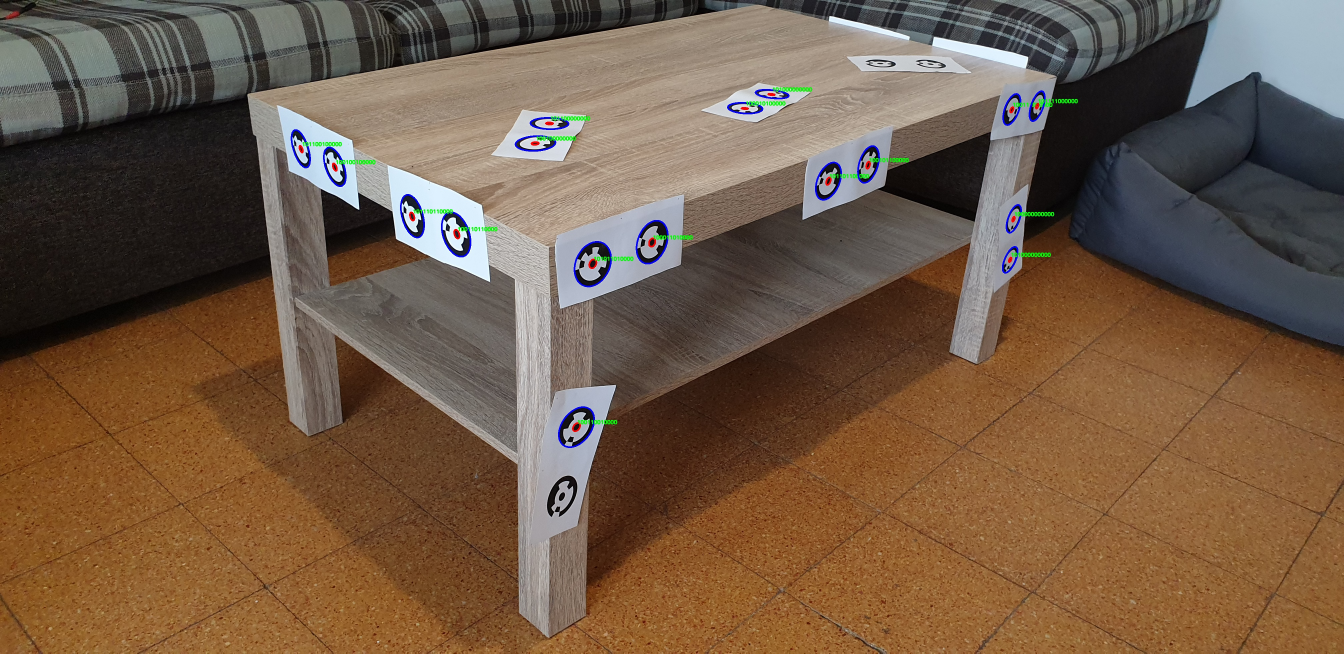
#> input picture Digital/Project/20210325_121501_coded.jpg, 4032 x 1960 px, given in place of car_template.jpg, which was not available (shown at 1/3 size)
$ python part2_targets.py
#> lines starting #> are read from the running program, lines starting #| are printed output that depends on the picture; pictures that were not available may be replaced by others from this repository, and a replacement may not be noted
import cv2
import numpy as np
from matplotlib import pyplot as plt


def generalized_hough(img, template):
    """

    :param img: reference image
    :param template: target to detect
    :return: center point of detected object
    """
    ght = cv2.createGeneralizedHoughBallard()
    ght.setTemplate(template)
    [position, votes] = ght.detect(img)
    position, votes = position.squeeze(), votes.squeeze()

    # max_idx = np.argmax(votes, axis=0)
    # x, y = position[max_idx[0], :2]
    x, y = position[:2]

    return [x, y]


# [81 lines left out: functions hough_circles, plot_circles, not called in this run]


if __name__ == '__main__':
    # path = r'images\0001.jpg'
    # image = cv2.imread(path, 0)
    # # gray = cv2.cvtColor(image, cv2.COLOR_BGR2GRAY)
    # resized = cv2.resize(image, (510, 660))

    # IF NOT ALL WANTED CIRCLED DETECTED - NEED TO CHANGE INNER THRESHOLD
    # THIS PART FOR SELF IMPLEMENTED CIRCLE DETECTION
    # circles = hough_circles(resized, vote_threshold=170, inner_threshold=100, minRadius=11, maxRadius=80)
    # circles = np.vstack(circles)
    #
    # resized = cv2.cvtColor(resized, cv2.COLOR_GRAY2RGB)
    # circle_img = resized.copy()
    #
    # plot_circles(circle_img, circles)

    # GENERAL HOUGH TRANSFORM - OPENCV
    template = cv2.imread(r'car_template.jpg', 0)
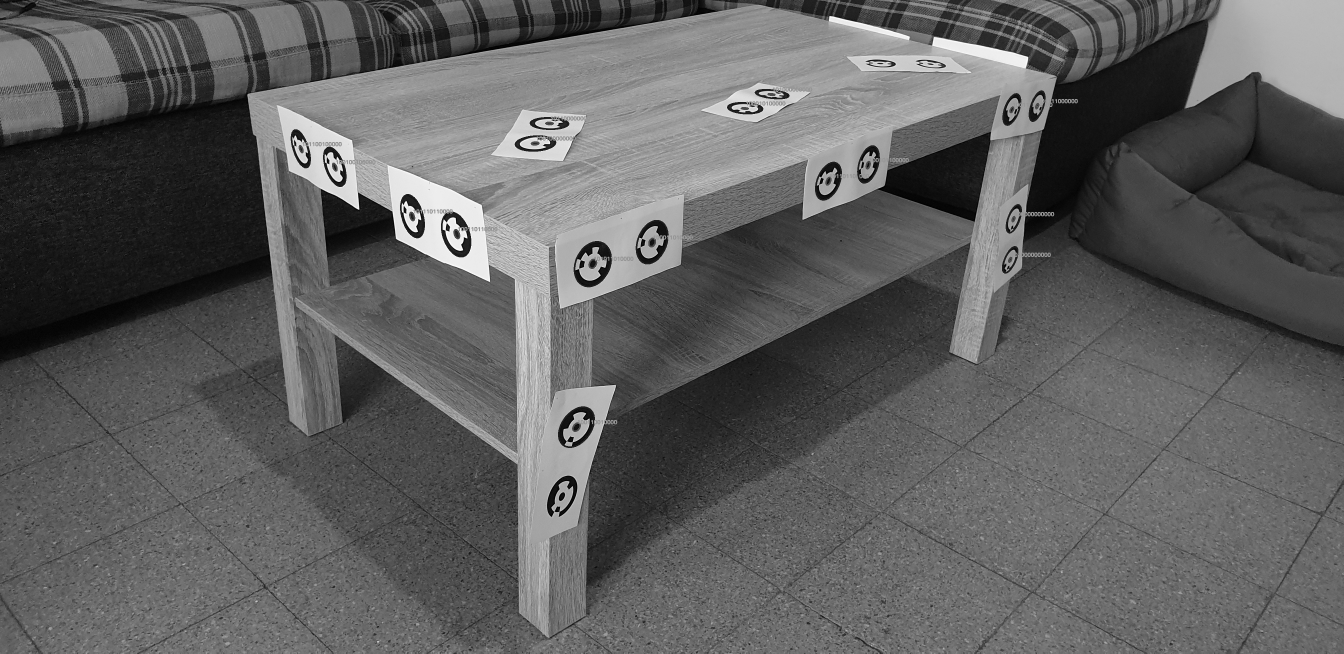
#> template: shape (1960, 4032) (shown at 1/3 size); min 0, max 255, mean 95.2

    ref_image = cv2.imread(r'Car-with-coded-targets.jpg')
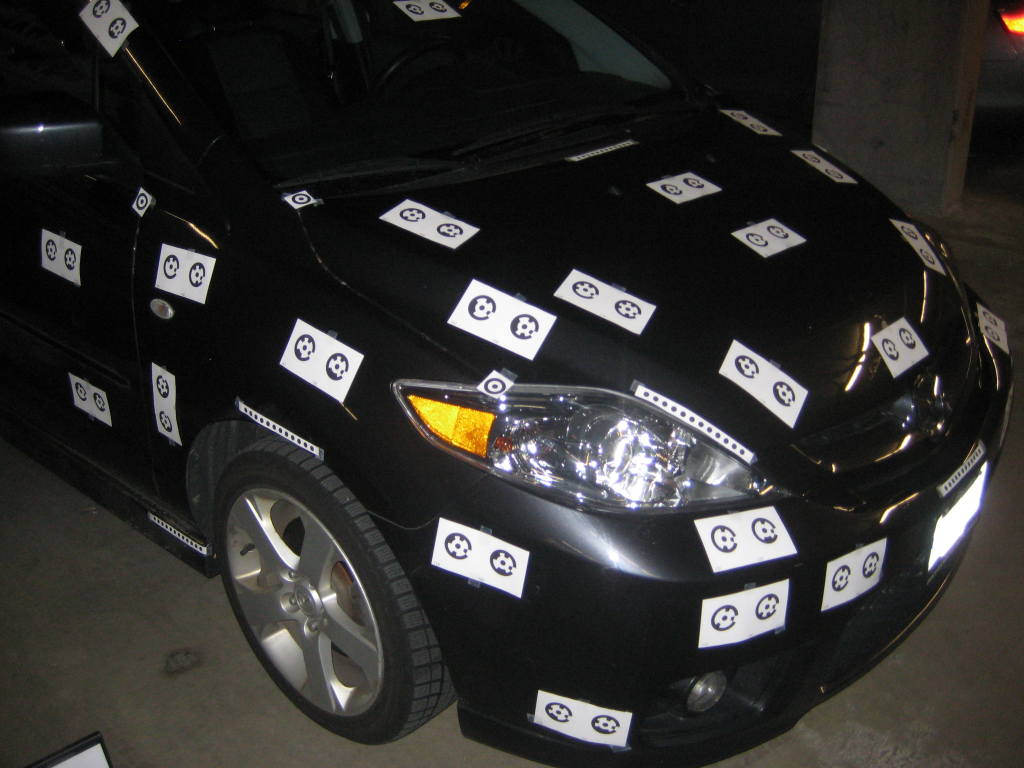
#> input picture Digital/Project/Car-with-coded-targets.jpg, 3072 x 2304 px, found by its file name (shown at 1/3 size)
#> ref_image is the input picture: shape (2304, 3072, 3); mean B, G, R 44.2, 46.1, 46.9

    detected_target = generalized_hough(cv2.cvtColor(ref_image, cv2.COLOR_BGR2GRAY), template)
#> in generalized_hough, `[position, votes] = ght.detect(img)`:
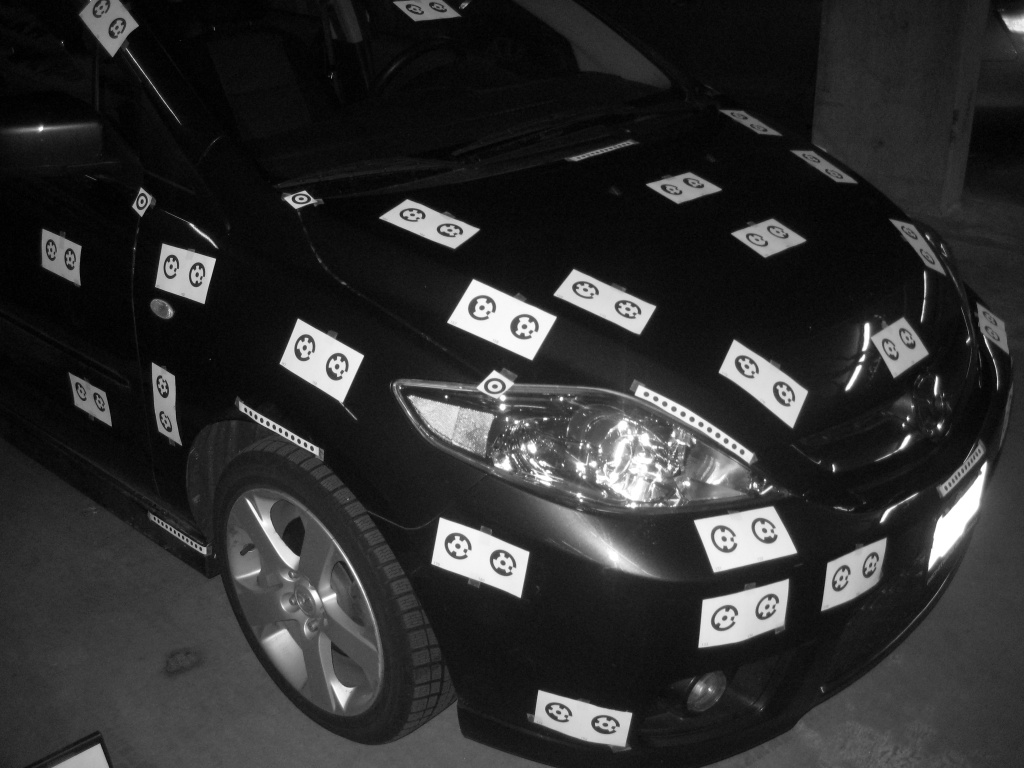
#> img: shape (2304, 3072) (shown at 1/3 size); min 0, max 255, mean 46.1
#> in generalized_hough, `x, y = position[:2]`: x = [1504, 437, 1, 0]; y = [1633, 468, 1, 0]
#> detected_target = [[1504, 437, 1, 0], [1633, 468, 1, 0]]

    copy = ref_image.copy()
#> (the run stopped early here; a loop or call above may not have finished)
